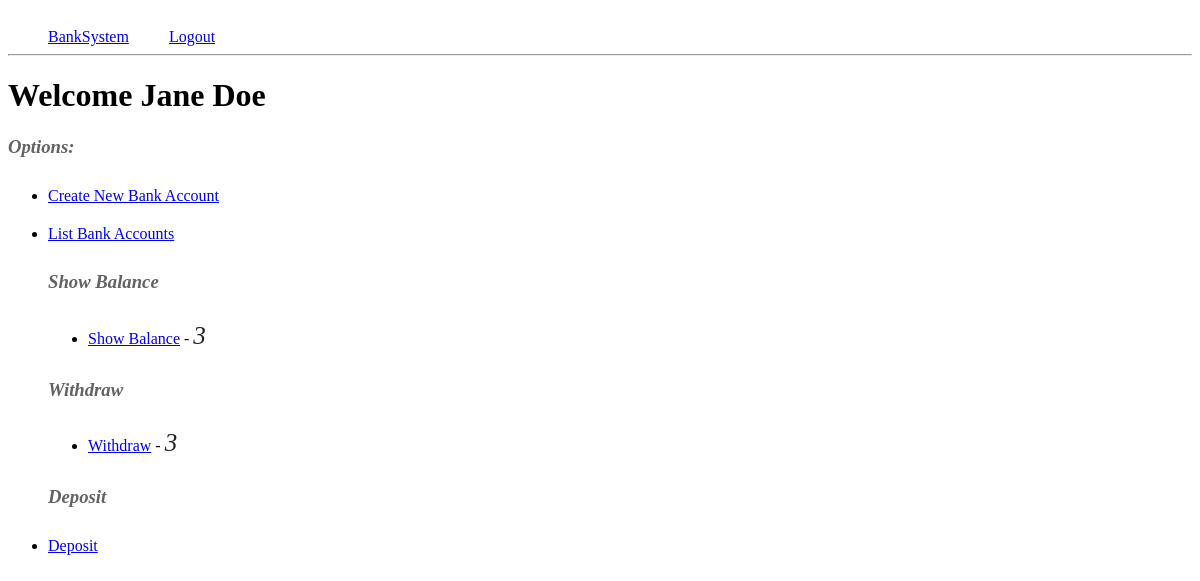
Page /dashboard/ (signed in) on the earlier database version.
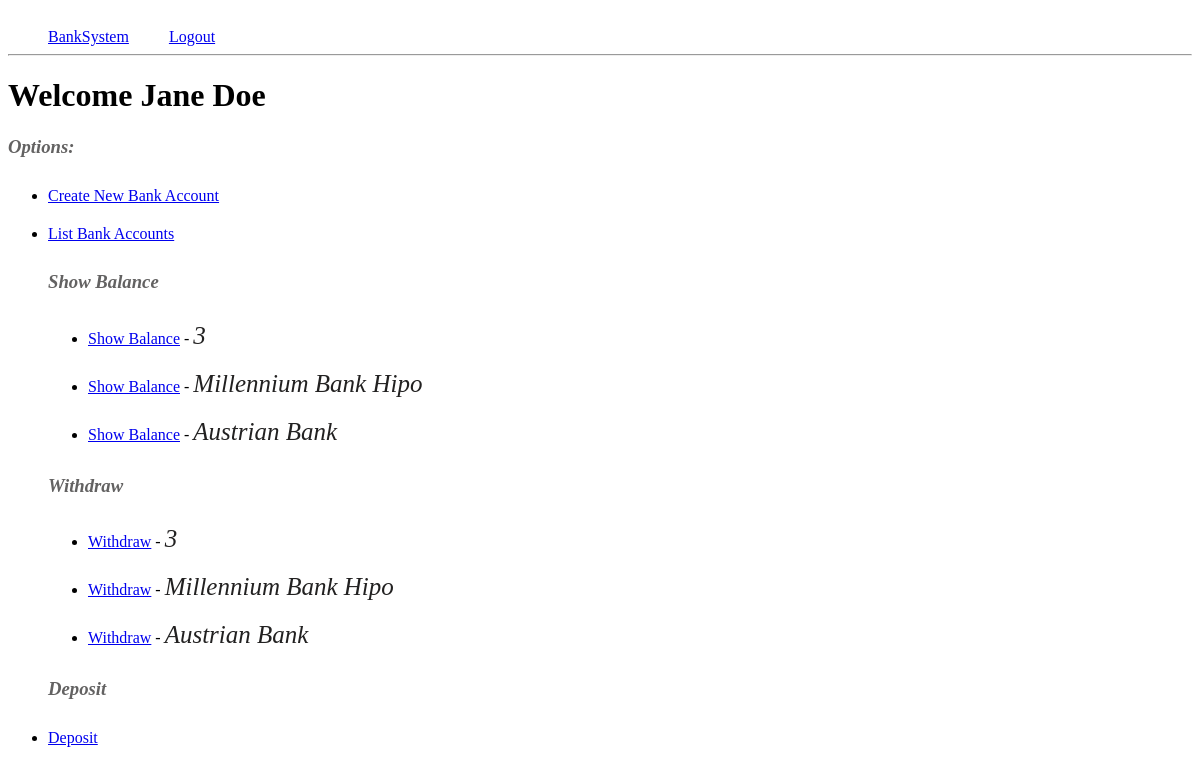
Same page on the later database version.
### banksystem/models.py (models this page shows, shortened)
class Customer(models.Model):
    name = models.CharField(max_length=255)
    user = models.OneToOneField(User, on_delete=models.CASCADE)
    address = models.TextField()
    phone_number = models.CharField(max_length=15)
    initial_balance = models.DecimalField(max_digits=10, decimal_places=2)
    """
    String representation of the customer.
    """

class BankAccount(models.Model):
    customer = models.ForeignKey(Customer, on_delete=models.CASCADE)
    account_number = models.CharField(max_length=20, unique=True)
    balance = models.DecimalField(max_digits=10, decimal_places=2)

### banksystem/views.py (the view)
# urls.py: path("dashboard/", customer_dashboard, name="customer_dashboard"),
@login_required(login_url="/login")
def customer_dashboard(request):
    try:
        customer = request.user.customer
    except Customer.DoesNotExist:
        return redirect("login")
    accounts = BankAccount.objects.filter(customer=customer)
    show_balance_urls = {}
    for account in accounts:
        account_number = account.account_number
        show_balance_url = reverse(
            "show_balance", kwargs={"account_number": str(account_number)}
        )
        show_balance_urls[account_number] = show_balance_url
    return render(
        request,
        "dashboard.html",
        {
            "customer": customer,
            "accounts": accounts,
            "show_balance_urls": show_balance_urls,
        },
    )

### banksystem/templatetags/custom_filters.py (called while the page is built)
@register.filter
def get_show_balance_url(account_number):
    return reverse("show_balance", kwargs={"account_number": account_number})

### templates/dashboard.html (shortened to what this page needs)
{% load custom_filters %}
<html>
  <head>
    <link
      rel="stylesheet"
      href="https://dhbhdrzi4tiry.cloudfront.net/cdn/sites/foundation.min.css"
    />
    <link rel="stylesheet" href="../../static/style.css" />
  </head>
  <div class="row logout-div">
    <a class="" href="{% url ''%}">BankSystem</a>
    <a class="logout" href="{% url 'user-logout'%}">Logout</a>
  </div>
  <hr />
  <div class="row small-up-1 medium-up-2 large-up-3">
    <h1>Welcome {{ customer.name }}</h1>
    <h3 class="options">Options:</h3>
    <ul class="options-list">
      <li><a href="{% url 'create_account' %}">Create New Bank Account</a></li>
      <li><a href="{% url 'list_bank_accounts' %}">List Bank Accounts</a></li>
      <h3 class="options">Show Balance</h3>
      {% for account in accounts %}
      <li class="show-balance-list">
        <a href="{{ account.account_number|get_show_balance_url }}"
          >Show Balance</a
        >
        - <span class="account-name">{{ account.account_number }}</span>
      </li>
      {% endfor %}
      <h3 class="options">Withdraw</h3>
      {% for account in accounts %}
      <li class="show-balance-list">
        <a href="{% url 'withdraw' account_number=account.account_number %}"
          >Withdraw</a
        >
        - <span class="account-name">{{ account.account_number }}</span>
      </li>
      {% endfor %}
      <h3 class="options">Deposit</h3>
      <li><a href="{% url 'deposit' %}">Deposit</a></li>
    </ul>
  </div>
</html>

### static/style.css (style rules this page uses)
.logout { text-align: right; }
.logout-div { display: flex; justify-content: flex-start; padding: 20px 0 0 0; }
.logout-div a { padding: 0 0 0 40px; }
.options { font-style: italic; color: #636262; }
.options-list { padding: 0 0 0 40px; }
.options-list li { padding: 10px 0 10px 0; }
.account-name { font-size: 20px; font-style: italic; color: #8a8a8a; }
.show-balance-list { margin: 0 0 0 40px; }
.account-name { color: #222121; font-size: 25px; }

Differences in the rows shown:
added BankAccount: account_number "Millennium Bank Hipo"
added BankAccount: account_number "Austrian Bank"
